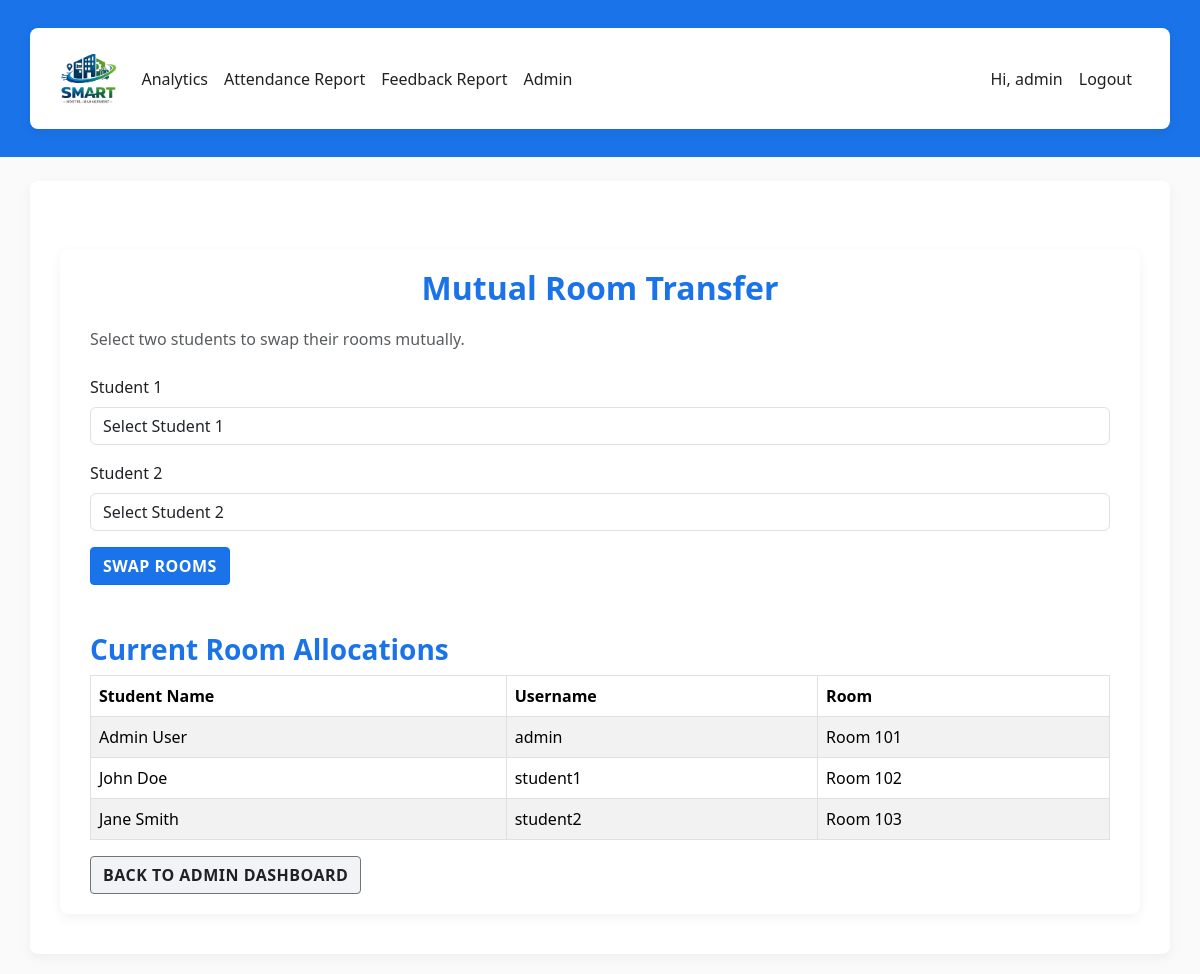
/mutual-transfer/ (signed in), run on the app's committed database.
### hostel/models.py (models this page shows, shortened)
class StudentProfile(models.Model):
    user = models.OneToOneField(User, on_delete=models.CASCADE)
    roll_number = models.CharField(max_length=30, blank=True, null=True)
    room = models.ForeignKey(Room, on_delete=models.SET_NULL, null=True, blank=True)
    fees_due = models.DecimalField(max_digits=9, decimal_places=2, default=0)
    fees_paid = models.DecimalField(max_digits=9, decimal_places=2, default=0)
    joined_on = models.DateField(default=timezone.now)
    def __str__(self):
        return self.user.get_full_name() or self.user.username

class Room(models.Model):
    room_no = models.CharField(max_length=10, unique=True)
    capacity = models.PositiveIntegerField(default=1)
    rent = models.DecimalField(max_digits=8, decimal_places=2, default=0)
    is_active = models.BooleanField(default=True)

### hostel/views.py (the view)
# urls.py: path('mutual-transfer/', views.mutual_transfer, name='mutual_transfer'),
@user_passes_test(lambda u: u.is_staff)
def mutual_transfer(request):
    if request.method == 'POST':
        form = MutualTransferForm(request.POST)
        if form.is_valid():
            student1 = form.cleaned_data['student1']
            student2 = form.cleaned_data['student2']
            if student1 == student2:
                messages.error(request, 'Please select two different students.')
                return redirect('mutual_transfer')
            room1 = student1.room
            room2 = student2.room
            student1.room = room2
            student2.room = room1
            student1.save()
            student2.save()
            messages.success(request, f'Rooms swapped successfully! {student1.user.username} now in {room2.room_no} and {student2.user.username} now in {room1.room_no}.')
            return redirect('mutual_transfer')
    else:
        form = MutualTransferForm()
    students_with_rooms = StudentProfile.objects.filter(room__isnull=False).select_related('user', 'room')
    return render(request, 'hostel/mutual_transfer.html', {'form': form, 'students': students_with_rooms})

### hostel/forms.py
class MutualTransferForm(forms.Form):
    student1 = forms.ModelChoiceField(
        queryset=StudentProfile.objects.filter(room__isnull=False).select_related('user', 'room'),
        label='Student 1',
        widget=forms.Select(attrs={'class': 'form-control'}),
        empty_label="Select Student 1"
    )
    student2 = forms.ModelChoiceField(
        queryset=StudentProfile.objects.filter(room__isnull=False).select_related('user', 'room'),
        label='Student 2',
        widget=forms.Select(attrs={'class': 'form-control'}),
        empty_label="Select Student 2"
    )

### templates/hostel/mutual_transfer.html (shortened to what this page needs)
{% extends 'hostel/base.html' %}
{% block content %}
<div class="container mt-5">
  <h2>Mutual Room Transfer</h2>
  <p class="text-muted">Select two students to swap their rooms mutually.</p>
  <form method="post" class="mt-4">
    <div class="mb-3">
      <label for="id_student1" class="form-label">Student 1</label>
      {{ form.student1 }}
    </div>
    <div class="mb-3">
      <label for="id_student2" class="form-label">Student 2</label>
      {{ form.student2 }}
    </div>
    <button type="submit" class="btn btn-primary">Swap Rooms</button>
  </form>
  <h3 class="mt-5">Current Room Allocations</h3>
  <table class="table table-striped">
    <thead>
      <tr>
        <th>Student Name</th>
        <th>Username</th>
        <th>Room</th>
      </tr>
    </thead>
    <tbody>
      {% for student in students %}
        <tr>
          <td>{{ student.user.get_full_name }}</td>
          <td>{{ student.user.username }}</td>
          <td>{% if student.room %}Room {{ student.room.room_no }}{% else %}<span class="text-muted">Not Allocated</span>{% endif %}</td>
        </tr>
      {% empty %}
        <tr><td colspan="3">No students with rooms yet.</td></tr>
      {% endfor %}
    </tbody>
  </table>
  <a href="{% url 'admin_dashboard' %}" class="btn btn-secondary">Back to Admin Dashboard</a>
</div>
{% endblock %}

### templates/hostel/base.html (shortened to what this page needs)
{% load static %}
<!doctype html>
<html lang="en">
  <head>
    <link href="https://cdn.jsdelivr.net/npm/bootstrap@5.3.2/dist/css/bootstrap.min.css" rel="stylesheet">
    <link href="{% static 'hostel/css/style.css' %}" rel="stylesheet">
  </head>
  <body>
    <nav class="navbar navbar-expand-lg navbar-dark mb-4" style="background: #1A73E8;">
      <div class="container">
        <a class="navbar-brand" href="{% url 'home' %}">
          <img src="{% static 'hostel/img/logo.png' %}" alt="Smart Hostel" class="d-inline-block align-text-top logo-img">
        </a>
        <div class="collapse navbar-collapse" id="nav">
          <ul class="navbar-nav me-auto">
            {% if user.is_authenticated %}
              {% if user.is_staff %}
                <li class="nav-item"><a class="nav-link" href="{% url 'analytics' %}">Analytics</a></li>
                <li class="nav-item"><a class="nav-link" href="{% url 'attendance_report' %}">Attendance Report</a></li>
                <li class="nav-item"><a class="nav-link" href="{% url 'feedback_report' %}">Feedback Report</a></li>
                <li class="nav-item"><a class="nav-link" href="/admin/">Admin</a></li>
              {% endif %}
            {% endif %}
          </ul>
          <ul class="navbar-nav">
            {% if user.is_authenticated %}
              <li class="nav-item"><span class="nav-link">Hi, {{ user.username }}</span></li>
              <li class="nav-item"><a class="nav-link" href="{% url 'logout' %}">Logout</a></li>
            {% else %}
              <li class="nav-item"><a class="nav-link" href="{% url 'login' %}">Login</a></li>
              <li class="nav-item"><a class="nav-link" href="{% url 'signup' %}">Sign up</a></li>
            {% endif %}
          </ul>
        </div>
      </div>
    </nav>
    <div class="container">
      {% block content %}{% endblock %}
    </div>
  </body>
</html>

### static/hostel/css/style.css (style rules this page uses)
body { font-family: 'Segoe UI', Tahoma, Geneva, Verdana, sans-serif; background: #FAFAFA; color: #202124; min-height: 100vh; margin: 0; }
.container { background: #FFFFFF; border-radius: 8px; box-shadow: 0 4px 12px rgba(0,0,0,0.05); margin: 20px auto; padding: 20px 30px; }
h1,h2,h3,h4,h5,h6 { color: #1A73E8; font-weight: 600; }
h2 { text-align: center; margin-bottom: 20px; }
a { color: #0D47A1; }
.btn { border-radius: 4px; font-weight: 600; text-transform: uppercase; letter-spacing: 0.5px; transition: background 0.2s ease; }
.btn-primary { background: #1A73E8; color: #fff; }
.btn-secondary { background: #F1F3F4; color: #202124; }
p, li, span, label, input, textarea { color: #202124; }
a, .nav-link { color: #0D47A1; }
table { width: 100%; border-collapse: collapse; }
table th, table td { padding: 8px 12px; border: 1px solid #e0e0e0; }
table th { background: #F1F3F4; }
input, select, textarea { border: 1px solid #d0d0d0; border-radius: 4px; padding: 8px 10px; background: #FFFFFF; width: 100%; }
.mb-3 { margin-bottom: 1rem; }
.navbar, .footer { background: #1A73E8; }
.navbar .nav-link, .footer a { color: #202124 !important; }
.navbar .navbar-brand { color: #202124 !important; }
.navbar-brand img { height: 50px; width: auto; display: block; }

### data on the page
StudentProfile: user.get_full_name "Admin User", user.username "admin", room.room_no "101"
StudentProfile: user.get_full_name "John Doe", user.username "student1", room.room_no "102"
StudentProfile: user.get_full_name "Jane Smith", user.username "student2", room.room_no "103"

### other printed values
{{ user.username }} "admin"
